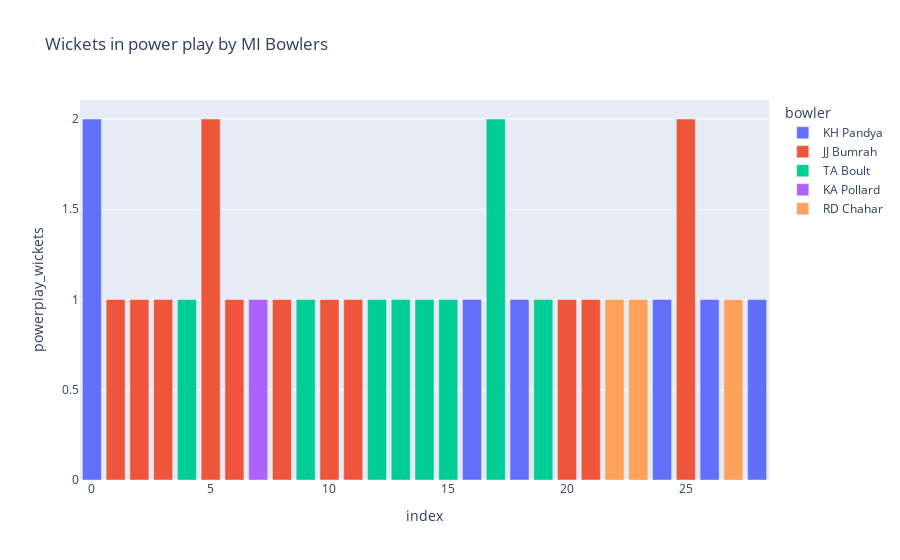

The notebook cell this image was saved under:
### Markdown cell above
### Wickets taking capability of MI bowlers in Power play(over 1-6)

### Code cell
MI_b = deliveries[deliveries.bowler.isin(MI_bowlers)]
MI_b.dismissal_kind.fillna(0, inplace=True)
MI_bowlers_ = MI_b[(MI_b.over <= 6) & (MI_b.dismissal_kind != 'run out') & (MI_b.dismissal_kind != 0)]
poweplay_MI_bowlers = MI_bowlers_.groupby(['match_id', 'bowler'])['dismissal_kind'].count().reset_index(name = "powerplay_wickets")

import plotly.express as px
import plotly.graph_objects as go
fig = px.bar(poweplay_MI_bowlers, x=poweplay_MI_bowlers.index, y='powerplay_wickets',
             hover_data=['match_id','bowler','powerplay_wickets'], color='bowler',title='Wickets in power play by MI Bowlers')
fig.show()

### Figure 1 — Plotly figure (JSON) as saved in the notebook; plotly's stock layout.template omitted (floating-point values rounded to 4 significant figures)
{"data": [{"alignmentgroup": "True", "customdata": [[7, "KH Pandya", 2], [7914, "KH Pandya", 1], [7920, "KH Pandya", 1], [11335, "KH Pandya", 1], [11412, "KH Pandya", 1], [11415, "KH Pandya", 1]], "hovertemplate": "bowler=%{customdata[1]}<br>index=%{x}<br>powerplay_wickets=%{customdata[2]}<br>match_id=%{customdata[0]}<extra></extra>", "legendgroup": "KH Pandya", "marker": {"color": "#636efa"}, "name": "KH Pandya", "offsetgroup": "KH Pandya", "orientation": "v", "showlegend": true, "textposition": "auto", "type": "bar", "x": [0, 16, 18, 24, 26, 28], "xaxis": "x", "y": [2, 1, 1, 1, 1, 1], "yaxis": "y"}, {"alignmentgroup": "True", "customdata": [[24, "JJ Bumrah", 1], [34, "JJ Bumrah", 1], [44, "JJ Bumrah", 1], [58, "JJ Bumrah", 2], [59, "JJ Bumrah", 1], [383, "JJ Bumrah", 1], [585, "JJ Bumrah", 1], [597, "JJ Bumrah", 1], [7940, "JJ Bumrah", 1], [7948, "JJ Bumrah", 1], [11342, "JJ Bumrah", 2]], "hovertemplate": "bowler=%{customdata[1]}<br>index=%{x}<br>powerplay_wickets=%{customdata[2]}<br>match_id=%{customdata[0]}<extra></extra>", "legendgroup": "JJ Bumrah", "marker": {"color": "#EF553B"}, "name": "JJ Bumrah", "offsetgroup": "JJ Bumrah", "orientation": "v", "showlegend": true, "textposition": "auto", "type": "bar", "x": [1, 2, 3, 5, 6, 8, 10, 11, 20, 21, 25], "xaxis": "x", "y": [1, 1, 1, 2, 1, 1, 1, 1, 1, 1, 2], "yaxis": "y"}, {"alignmentgroup": "True", "customdata": [[53, "TA Boult", 1], [544, "TA Boult", 1], [635, "TA Boult", 1], [7895, "TA Boult", 1], [7899, "TA Boult", 1], [7906, "TA Boult", 1], [7919, "TA Boult", 2], [7938, "TA Boult", 1]], "hovertemplate": "bowler=%{customdata[1]}<br>index=%{x}<br>powerplay_wickets=%{customdata[2]}<br>match_id=%{customdata[0]}<extra></extra>", "legendgroup": "TA Boult", "marker": {"color": "#00cc96"}, "name": "TA Boult", "offsetgroup": "TA Boult", "orientation": "v", "showlegend": true, "textposition": "auto", "type": "bar", "x": [4, 9, 12, 13, 14, 15, 17, 19], "xaxis": "x", "y": [1, 1, 1, 1, 1, 1, 2, 1], "yaxis": "y"}, {"alignmentgroup": "True", "customdata": [[242, "KA Pollard", 1]], "hovertemplate": "bowler=%{customdata[1]}<br>index=%{x}<br>powerplay_wickets=%{customdata[2]}<br>match_id=%{customdata[0]}<extra></extra>", "legendgroup": "KA Pollard", "marker": {"color": "#ab63fa"}, "name": "KA Pollard", "offsetgroup": "KA Pollard", "orientation": "v", "showlegend": true, "textposition": "auto", "type": "bar", "x": [7], "xaxis": "x", "y": [1], "yaxis": "y"}, {"alignmentgroup": "True", "customdata": [[11310, "RD Chahar", 1], [11327, "RD Chahar", 1], [11412, "RD Chahar", 1]], "hovertemplate": "bowler=%{customdata[1]}<br>index=%{x}<br>powerplay_wickets=%{customdata[2]}<br>match_id=%{customdata[0]}<extra></extra>", "legendgroup": "RD Chahar", "marker": {"color": "#FFA15A"}, "name": "RD Chahar", "offsetgroup": "RD Chahar", "orientation": "v", "showlegend": true, "textposition": "auto", "type": "bar", "x": [22, 23, 27], "xaxis": "x", "y": [1, 1, 1], "yaxis": "y"}], "layout": {"barmode": "relative", "legend": {"title": {"text": "bowler"}, "tracegroupgap": 0}, "title": {"text": "Wickets in power play by MI Bowlers"}, "xaxis": {"anchor": "y", "domain": [0, 1], "title": {"text": "index"}}, "yaxis": {"anchor": "x", "domain": [0, 1], "title": {"text": "powerplay_wickets"}}}}
